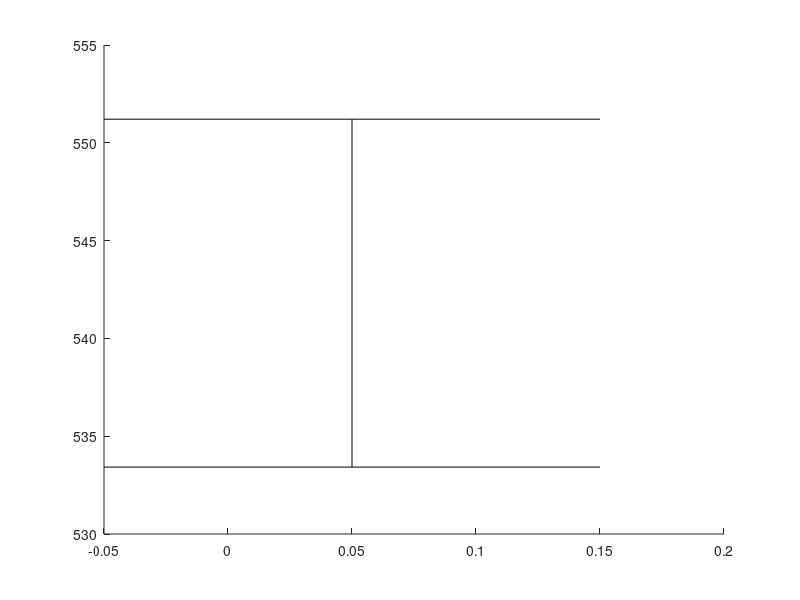

This chart was generated by the following MATLAB code: (Note: this script raises an error after producing the figure.)
% Performance comparison between the RLX with different epsilon value.
% The experiment is in one scene with obstacles where the start and goal configurations
% are:
% State c_start = {0.5236, 1.74753, -1.8326, -1.4835,	1.5708,	0, 1.004278, 0.2729, 0.9486, -1.15011, 1.81001, -1.97739};
% State c_goal = {0.5236, 0.34907, 0.69813, -1.3963, 1.5708, 0, 0.7096, 1.8032, -1.7061, -1.6286, 1.9143, -2.0155}; // Robot 2 no backflip - Elbow down
% This while benchmarking the maximum step distance.
% With joint limits of the ABB robots.
% last updated: 09/25/17

clear all
clc

%%
planners = {'BiRRT','RRT','LazyRRT','SBL'};
plannerType = planners{1};
switch plannerType
    case 'BiRRT'
        D1 = load('Benchmark_BiRRT_RLX_eps1_3poles_rB.txt'); D1 = D1(D1(:,2)==1,:);
        D2 = load('Benchmark_BiRRT_RLX_eps3_3poles_rB.txt'); D2 = D2(D2(:,2)==1,:);
        D3 = load('Benchmark_BiRRT_RLX_eps5_3poles_rB.txt'); D3 = D3(D3(:,2)==1,:);
    case 'RRT'
        D1 = load('Benchmark_RRT_RLX_eps5_3poles_rB.txt'); D1 = D1(D1(:,2)==1,:);
        D2 = load('Benchmark_RRT_RLX_eps5_3poles_rB.txt'); D2 = D2(D2(:,2)==1,:);
        D3 = load('Benchmark_RRT_RLX_eps5_3poles_rB.txt'); D3 = D3(D3(:,2)==1,:);
    case 'LazyRRT'
        D1 = load('Benchmark_LazyRRT_RLX_eps5_3poles_rB.txt'); D1 = D1(D1(:,2)==1,:);
        D2 = load('Benchmark_LazyRRT_RLX_eps5_3poles_rB.txt'); D2 = D2(D2(:,2)==1,:);
        D3 = load('Benchmark_LazyRRT_RLX_eps5_3poles_rB.txt'); D3 = D3(D3(:,2)==1,:);
    case 'SBL'
        D1 = load('Benchmark_SBL_RLX_eps5_3poles_rB.txt'); D1 = D1(D1(:,2)==1,:);
        D2 = load('Benchmark_SBL_RLX_eps5_3poles_rB.txt'); D2 = D2(D2(:,2)==1,:);
        D3 = load('Benchmark_SBL_RLX_eps5_3poles_rB.txt'); D3 = D3(D3(:,2)==1,:);
end

%% 
disp(['Results for ' plannerType ':']);

%%
% RBX 0.1
rd = sort(unique(D1(:,1)));
for i = 1:length(rd)
    M = D1(D1(:,1)==rd(i), 2:end);
    td(i) = mean(M(:,3));
    td_ste(i) = std(M(:,3))/sqrt(size(M,1));
end

%%
% RBX 0.3
rg = sort(unique(D2(:,1)));
for i = 1:length(rg)
    M = D2(D2(:,1)==rg(i), 2:end);
%     disp([i-1 rg(i)  size(M,1)])
    tg(i) = mean(M(:,3));
    tg_ste(i) = std(M(:,3))/sqrt(size(M,1));
end

%%
% RBX 0.5
rb = sort(unique(D3(:,1)));
for i = 1:length(rb)
    M = D3(D3(:,1)==rb(i), 2:end);
%     disp([i-1 rg(i)  size(M,1)])
    tb(i) = mean(M(:,3));
    tb_ste(i) = std(M(:,3))/sqrt(size(M,1));
end

%%
disp(' ');
[tdmin, id] = min(td);
[tgmin, ig] = min(tg);
[tbmin, ib] = min(tb);


%%
h = figure(1);
clf
errorbar(rd,td,td_ste,'-k','linewidth',2);
hold on
errorbar(rg,tg,tg_ste,'--k','linewidth',2);
errorbar(rb,tb,tb_ste,':k','linewidth',2);
hold off
ylabel('mean runtime [msec]');
xlabel('max. local-connection distance');
legend('0.1','0.3','0.5');
% xlim([0 6]);
% xlim([min(rd) max(rd)]);

%% 
sS = rd(id);
tmin = tdmin;
D1 = D1(D1(:,1)==sS, 2:end);
verf = D1(:,1)==1;
suc = D1(:,2)==1;

D = D1;
disp('------------------------------------');
disp('RLX 0.1:');
disp(['Results of ' num2str(size(D,1)) ' queries.']);
disp(['Minimum avg. runtime is ' num2str(tmin) 'sec with d = ' num2str(sS) ]);
disp(['Percent of successful queries verified: ' num2str(sum(verf & suc)/sum(suc)*100) '%']);
disp(['Plan distance: ' num2str(D(1,2)) ]);
disp(['Avg. runtime: ' num2str(mean(D(:,3)))  ' +/- ' num2str(std(D(:,3))/sqrt(size(D,1))) ' sec ']);
disp(['Min. runtime: ' num2str(min(D(:,3))) ' msec ']);
disp(['Avg. nodes in path: ' num2str(floor(mean(D(:,9)))) ]);
disp(['Avg. nodes in trees: ' num2str(floor(mean(D(:,10)))) ]);
disp(['Avg. number of projections: ' num2str(floor(mean(D(:,4)))) ]);
disp(['Avg. local-connection time: ' num2str(mean(D(:,11)./D(:,12))*1e3)  ' +/- ' num2str(std(D(:,11)./D(:,12))/sqrt(size(D,1))*1e3) ' msec ']);
disp(['Avg. total local-connection time: ' num2str(mean(D(:,11))*1e3)  ' +/- ' num2str(std(D(:,11))/sqrt(size(D,1))*1e3) ' msec ']);
disp(['Avg. number of local connection checks: ' num2str(mean(D(:,12)))]);
disp(['Avg. collision check time: ' num2str(mean(D(:,7))*1e3) ' msec.']);
disp(['Percent of successful local connections: ' num2str(100*mean(D(:,13)./D(:,12)))]);

%%
sS = rg(ig);
tmin = tgmin;
D2 = D2(D2(:,1)==sS, 2:end);
verf = D2(:,1)==1;
suc = D2(:,2)==1;

D = D2;
disp('------------------------------------');
disp('RLX 0.3:');
disp(['Results of ' num2str(size(D,1)) ' queries.']);
disp(['Minimum avg. runtime is ' num2str(tmin) 'sec with d = ' num2str(sS) ]);
disp(['Percent of successful queries verified: ' num2str(sum(verf & suc)/sum(suc)*100) '%']);
disp(['Plan distance: ' num2str(D(1,2)) ]);
disp(['Avg. runtime: ' num2str(mean(D(:,3)))  ' +/- ' num2str(std(D(:,3))/sqrt(size(D,1))) ' sec ']);
disp(['Min. runtime: ' num2str(min(D(:,3))) ' msec ']);
disp(['Avg. nodes in path: ' num2str(floor(mean(D(:,9)))) ]);
disp(['Avg. nodes in trees: ' num2str(floor(mean(D(:,10)))) ]);
disp(['Avg. number of projections: ' num2str(floor(mean(D(:,4)))) ]);
disp(['Avg. local-connection time: ' num2str(mean(D(:,11)./D(:,12))*1e3)  ' +/- ' num2str(std(D(:,11)./D(:,12))/sqrt(size(D,1))*1e3) ' msec ']);
disp(['Avg. total local-connection time: ' num2str(mean(D(:,11))*1e3)  ' +/- ' num2str(std(D(:,11))/sqrt(size(D,1))*1e3) ' msec ']);
disp(['Avg. number of local connection checks: ' num2str(mean(D(:,12)))]);
disp(['Avg. collision check time: ' num2str(mean(D(:,7))*1e3) ' msec.']);
disp(['Percent of successful local connections: ' num2str(100*mean(D(:,13)./D(:,12)))]);

%%
sS = rb(ib);
tmin = tbmin;
D3 = D3(D3(:,1)==sS, 2:end);
verf = D3(:,1)==1;
suc = D3(:,2)==1;

D = D3;
disp('------------------------------------');
disp('RLX 0.5:');
disp(['Results of ' num2str(size(D,1)) ' queries.']);
disp(['Minimum avg. runtime is ' num2str(tmin) 'sec with d = ' num2str(sS) ]);
disp(['Percent of successful queries verified: ' num2str(sum(verf & suc)/sum(suc)*100) '%']);
disp(['Plan distance: ' num2str(D(1,2)) ]);
disp(['Avg. runtime: ' num2str(mean(D(:,3)))  ' +/- ' num2str(std(D(:,3))/sqrt(size(D,1))) ' sec ']);
disp(['Min. runtime: ' num2str(min(D(:,3))) ' msec ']);
disp(['Avg. nodes in path: ' num2str(floor(mean(D(:,9)))) ]);
disp(['Avg. nodes in trees: ' num2str(floor(mean(D(:,10)))) ]);
disp(['Avg. number of projections: ' num2str(floor(mean(D(:,4)))) ]);
disp(['Avg. local-connection time: ' num2str(mean(D(:,11)./D(:,12))*1e3)  ' +/- ' num2str(std(D(:,11)./D(:,12))/sqrt(size(D,1))*1e3) ' msec ']);
disp(['Avg. total local-connection time: ' num2str(mean(D(:,11))*1e3)  ' +/- ' num2str(std(D(:,11))/sqrt(size(D,1))*1e3) ' msec ']);
disp(['Avg. number of local connection checks: ' num2str(mean(D(:,12)))]);
disp(['Avg. collision check time: ' num2str(mean(D(:,7))*1e3) ' msec.']);
disp(['Percent of successful local connections: ' num2str(100*mean(D(:,13)./D(:,12)))]);
%%
%%
%%
% 0.1
td = D1(:,3);
maxT = max(td);
T1 = linspace(0,maxT,100);
T1 = T1(2:end);
for i = 1:length(T1)
    sd = td < T1(i);
    md(i) = mean(td(sd));
    Md(i) = 1-sum(sd)/length(td);
end
%%
% 0.3
tg = D2(:,3);
maxT = max(tg);
T2 = linspace(0,maxT,1000);
T2 = T2(2:end);
for i = 1:length(T2)
    sg = tg < T2(i);
    mg(i) = mean(tg(sg));
    Mg(i) = 1-sum(sg)/length(tg);
end

%%
% 0.5
tb = D3(:,3);
maxT = max(tg);
T3 = linspace(0,maxT,1000);
T3 = T3(2:end);
for i = 1:length(T3)
    sb = tb < T3(i);
    mb(i) = mean(tb(sb));
    Mb(i) = 1-sum(sb)/length(tb);
end


%%
h = figure(2);
clf
plot(T1,Md*100,'-k','linewidth',2);
hold on
plot(T2,Mg*100,'--k','linewidth',2);
plot(T3,Mb*100,':k','linewidth',2);
hold off
xlabel('maximum runtime [sec]');
ylabel('failure rate [%]');
legend('0.1','0.3','0.5');
xlim([0 max([T1 T2])]);
title(plannerType);
